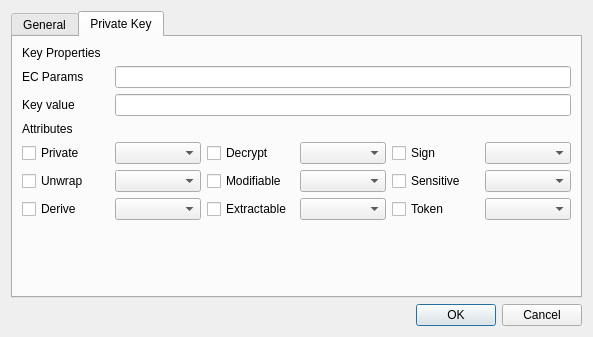
<?xml version="1.0" encoding="UTF-8"?>
<ui version="4.0">
 <class>CreateECPriKeyDlg</class>
 <widget class="QDialog" name="CreateECPriKeyDlg">
  <property name="geometry">
   <rect>
    <x>0</x>
    <y>0</y>
    <width>593</width>
    <height>337</height>
   </rect>
  </property>
  <property name="windowTitle">
   <string>Create ec private key</string>
  </property>
  <layout class="QVBoxLayout" name="verticalLayout">
   <item>
    <widget class="QTabWidget" name="tabWidget">
     <property name="currentIndex">
      <number>1</number>
     </property>
     <widget class="QWidget" name="tab">
      <attribute name="title">
       <string>General</string>
      </attribute>
      <layout class="QGridLayout" name="gridLayout">
       <item row="3" column="0">
        <widget class="QLabel" name="label_3">
         <property name="text">
          <string>Slot ID</string>
         </property>
        </widget>
       </item>
       <item row="4" column="1" colspan="5">
        <widget class="QLineEdit" name="mLabelText"/>
       </item>
       <item row="3" column="1">
        <widget class="QLineEdit" name="mSlotIDText"/>
       </item>
       <item row="6" column="0">
        <widget class="QLabel" name="label_6">
         <property name="text">
          <string>ID</string>
         </property>
        </widget>
       </item>
       <item row="3" column="3">
        <widget class="QLineEdit" name="mSessionText"/>
       </item>
       <item row="2" column="0">
        <widget class="QLabel" name="label_2">
         <property name="text">
          <string>Slot status</string>
         </property>
        </widget>
       </item>
       <item row="5" column="1" colspan="5">
        <widget class="QLineEdit" name="mSubjectText"/>
       </item>
       <item row="6" column="1" colspan="5">
        <widget class="QLineEdit" name="mIDText"/>
       </item>
       <item row="5" column="0">
        <widget class="QLabel" name="label_5">
         <property name="text">
          <string>Subject</string>
         </property>
        </widget>
       </item>
       <item row="3" column="2">
        <widget class="QLabel" name="label_7">
         <property name="text">
          <string>Session</string>
         </property>
        </widget>
       </item>
       <item row="0" column="0">
        <widget class="QLabel" name="label">
         <property name="text">
          <string>Slot list</string>
         </property>
        </widget>
       </item>
       <item row="3" column="4">
        <widget class="QLabel" name="label_8">
         <property name="text">
          <string>Login</string>
         </property>
        </widget>
       </item>
       <item row="3" column="5">
        <widget class="QLineEdit" name="mLoginText"/>
       </item>
       <item row="4" column="0">
        <widget class="QLabel" name="label_4">
         <property name="text">
          <string>Label</string>
         </property>
        </widget>
       </item>
       <item row="1" column="0" colspan="6">
        <widget class="QComboBox" name="mSlotsCombo"/>
       </item>
       <item row="7" column="1">
        <spacer name="verticalSpacer">
         <property name="orientation">
          <enum>Qt::Vertical</enum>
         </property>
         <property name="sizeHint" stdset="0">
          <size>
           <width>20</width>
           <height>40</height>
          </size>
         </property>
        </spacer>
       </item>
      </layout>
     </widget>
     <widget class="QWidget" name="tab_2">
      <attribute name="title">
       <string>Private Key</string>
      </attribute>
      <layout class="QGridLayout" name="gridLayout_2">
       <item row="5" column="5">
        <widget class="QComboBox" name="mSensitiveCombo"/>
       </item>
       <item row="1" column="1" colspan="5">
        <widget class="QLineEdit" name="mECPramsText"/>
       </item>
       <item row="4" column="1">
        <widget class="QComboBox" name="mPrivateCombo"/>
       </item>
       <item row="0" column="0" colspan="2">
        <widget class="QLabel" name="label_9">
         <property name="text">
          <string>Key Properties</string>
         </property>
        </widget>
       </item>
       <item row="1" column="0">
        <widget class="QLabel" name="label_10">
         <property name="text">
          <string>EC Params</string>
         </property>
        </widget>
       </item>
       <item row="6" column="2">
        <widget class="QCheckBox" name="mExtractableCheck">
         <property name="text">
          <string>Extractable</string>
         </property>
        </widget>
       </item>
       <item row="5" column="3">
        <widget class="QComboBox" name="mModifiableCombo"/>
       </item>
       <item row="4" column="0">
        <widget class="QCheckBox" name="mPrivateCheck">
         <property name="text">
          <string>Private</string>
         </property>
        </widget>
       </item>
       <item row="6" column="4">
        <widget class="QCheckBox" name="mTokenCheck">
         <property name="text">
          <string>Token</string>
         </property>
        </widget>
       </item>
       <item row="6" column="0">
        <widget class="QCheckBox" name="mDeriveCheck">
         <property name="text">
          <string>Derive</string>
         </property>
        </widget>
       </item>
       <item row="5" column="1">
        <widget class="QComboBox" name="mUnwrapCombo"/>
       </item>
       <item row="5" column="4">
        <widget class="QCheckBox" name="mSensitiveCheck">
         <property name="text">
          <string>Sensitive</string>
         </property>
        </widget>
       </item>
       <item row="2" column="0">
        <widget class="QLabel" name="label_11">
         <property name="text">
          <string>Key value</string>
         </property>
        </widget>
       </item>
       <item row="5" column="2">
        <widget class="QCheckBox" name="mModifiableCheck">
         <property name="text">
          <string>Modifiable</string>
         </property>
        </widget>
       </item>
       <item row="4" column="5">
        <widget class="QComboBox" name="mSignCombo"/>
       </item>
       <item row="4" column="3">
        <widget class="QComboBox" name="mDecryptCombo"/>
       </item>
       <item row="3" column="0">
        <widget class="QLabel" name="label_12">
         <property name="text">
          <string>Attributes</string>
         </property>
        </widget>
       </item>
       <item row="6" column="3">
        <widget class="QComboBox" name="mExtractableCombo"/>
       </item>
       <item row="2" column="1" colspan="5">
        <widget class="QLineEdit" name="mKeyValueText"/>
       </item>
       <item row="4" column="4">
        <widget class="QCheckBox" name="mSignCheck">
         <property name="text">
          <string>Sign</string>
         </property>
        </widget>
       </item>
       <item row="6" column="5">
        <widget class="QComboBox" name="mTokenCombo"/>
       </item>
       <item row="6" column="1">
        <widget class="QComboBox" name="mDeriveCombo"/>
       </item>
       <item row="4" column="2">
        <widget class="QCheckBox" name="mDecryptCheck">
         <property name="text">
          <string>Decrypt</string>
         </property>
        </widget>
       </item>
       <item row="5" column="0">
        <widget class="QCheckBox" name="mUnwrapCheck">
         <property name="text">
          <string>Unwrap</string>
         </property>
        </widget>
       </item>
       <item row="7" column="0">
        <spacer name="verticalSpacer_2">
         <property name="orientation">
          <enum>Qt::Vertical</enum>
         </property>
         <property name="sizeHint" stdset="0">
          <size>
           <width>20</width>
           <height>40</height>
          </size>
         </property>
        </spacer>
       </item>
      </layout>
     </widget>
    </widget>
   </item>
   <item>
    <widget class="QDialogButtonBox" name="buttonBox">
     <property name="orientation">
      <enum>Qt::Horizontal</enum>
     </property>
     <property name="standardButtons">
      <set>QDialogButtonBox::Cancel|QDialogButtonBox::Ok</set>
     </property>
    </widget>
   </item>
  </layout>
 </widget>
 <resources/>
 <connections>
  <connection>
   <sender>buttonBox</sender>
   <signal>accepted()</signal>
   <receiver>CreateECPriKeyDlg</receiver>
   <slot>accept()</slot>
   <hints>
    <hint type="sourcelabel">
     <x>248</x>
     <y>254</y>
    </hint>
    <hint type="destinationlabel">
     <x>157</x>
     <y>274</y>
    </hint>
   </hints>
  </connection>
  <connection>
   <sender>buttonBox</sender>
   <signal>rejected()</signal>
   <receiver>CreateECPriKeyDlg</receiver>
   <slot>reject()</slot>
   <hints>
    <hint type="sourcelabel">
     <x>316</x>
     <y>260</y>
    </hint>
    <hint type="destinationlabel">
     <x>286</x>
     <y>274</y>
    </hint>
   </hints>
  </connection>
 </connections>
</ui>
